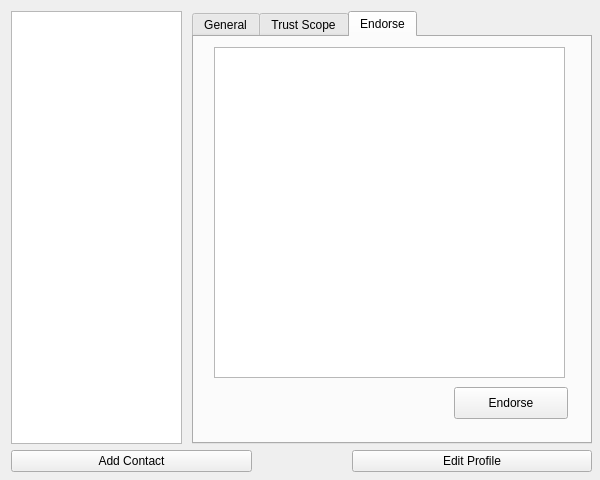
<?xml version="1.0" encoding="UTF-8"?>
<ui version="4.0">
 <class>ContactPanel</class>
 <widget class="QDialog" name="ContactPanel">
  <property name="enabled">
   <bool>true</bool>
  </property>
  <property name="geometry">
   <rect>
    <x>0</x>
    <y>0</y>
    <width>600</width>
    <height>480</height>
   </rect>
  </property>
  <property name="sizePolicy">
   <sizepolicy hsizetype="Preferred" vsizetype="Preferred">
    <horstretch>0</horstretch>
    <verstretch>0</verstretch>
   </sizepolicy>
  </property>
  <property name="windowTitle">
   <string>Contacts</string>
  </property>
  <widget class="QWidget" name="layoutWidget">
   <property name="geometry">
    <rect>
     <x>11</x>
     <y>11</y>
     <width>581</width>
     <height>461</height>
    </rect>
   </property>
   <layout class="QVBoxLayout" name="verticalLayout_2">
    <item>
     <layout class="QHBoxLayout" name="ContactPanelLayout" stretch="3,7">
      <property name="spacing">
       <number>10</number>
      </property>
      <property name="sizeConstraint">
       <enum>QLayout::SetDefaultConstraint</enum>
      </property>
      <item>
       <widget class="QListView" name="ContactList">
        <property name="contextMenuPolicy">
         <enum>Qt::DefaultContextMenu</enum>
        </property>
        <property name="acceptDrops">
         <bool>false</bool>
        </property>
        <property name="editTriggers">
         <set>QAbstractItemView::NoEditTriggers</set>
        </property>
       </widget>
      </item>
      <item>
       <widget class="QTabWidget" name="ContactInfo">
        <property name="currentIndex">
         <number>2</number>
        </property>
        <widget class="QWidget" name="General">
         <attribute name="title">
          <string>General</string>
         </attribute>
         <widget class="QGraphicsView" name="Avatar">
          <property name="geometry">
           <rect>
            <x>130</x>
            <y>10</y>
            <width>128</width>
            <height>128</height>
           </rect>
          </property>
         </widget>
         <widget class="QWidget" name="layoutWidget">
          <property name="geometry">
           <rect>
            <x>30</x>
            <y>160</y>
            <width>331</width>
            <height>124</height>
           </rect>
          </property>
          <layout class="QVBoxLayout" name="verticalLayout">
           <item>
            <layout class="QHBoxLayout" name="horizontalLayout" stretch="35,100">
             <property name="spacing">
              <number>-1</number>
             </property>
             <item>
              <widget class="QLabel" name="NameSpaceLabel">
               <property name="font">
                <font>
                 <weight>75</weight>
                 <bold>true</bold>
                </font>
               </property>
               <property name="text">
                <string>Name space</string>
               </property>
              </widget>
             </item>
             <item>
              <widget class="QLineEdit" name="NameSpaceData">
               <property name="font">
                <font>
                 <family>Lucida Grande</family>
                </font>
               </property>
               <property name="readOnly">
                <bool>true</bool>
               </property>
              </widget>
             </item>
            </layout>
           </item>
           <item>
            <layout class="QHBoxLayout" name="horizontalLayout_2" stretch="35,100">
             <item>
              <widget class="QLabel" name="NameLabel">
               <property name="font">
                <font>
                 <weight>75</weight>
                 <bold>true</bold>
                </font>
               </property>
               <property name="text">
                <string>Name</string>
               </property>
              </widget>
             </item>
             <item>
              <widget class="QLineEdit" name="NameData">
               <property name="font">
                <font>
                 <family>Lucida Grande</family>
                </font>
               </property>
               <property name="readOnly">
                <bool>true</bool>
               </property>
              </widget>
             </item>
            </layout>
           </item>
           <item>
            <layout class="QHBoxLayout" name="horizontalLayout_3" stretch="35,100">
             <item>
              <widget class="QLabel" name="InstitutionLabel">
               <property name="font">
                <font>
                 <weight>75</weight>
                 <bold>true</bold>
                </font>
               </property>
               <property name="text">
                <string>Institution   </string>
               </property>
              </widget>
             </item>
             <item>
              <widget class="QLineEdit" name="InstitutionData">
               <property name="font">
                <font>
                 <family>Lucida Grande</family>
                </font>
               </property>
               <property name="readOnly">
                <bool>true</bool>
               </property>
              </widget>
             </item>
            </layout>
           </item>
          </layout>
         </widget>
        </widget>
        <widget class="QWidget" name="TrustScope">
         <attribute name="title">
          <string>Trust Scope</string>
         </attribute>
         <widget class="QWidget" name="">
          <property name="geometry">
           <rect>
            <x>20</x>
            <y>10</y>
            <width>351</width>
            <height>371</height>
           </rect>
          </property>
          <layout class="QVBoxLayout" name="verticalLayout_3">
           <item>
            <widget class="QCheckBox" name="isIntroducer">
             <property name="text">
              <string>Set as introducer</string>
             </property>
            </widget>
           </item>
           <item>
            <widget class="QListView" name="trustScopeList"/>
           </item>
           <item>
            <layout class="QHBoxLayout" name="horizontalLayout_4">
             <item>
              <widget class="QPushButton" name="addScope">
               <property name="text">
                <string>Add Scope</string>
               </property>
              </widget>
             </item>
             <item>
              <widget class="QPushButton" name="addScope_2">
               <property name="text">
                <string>Delete Scope</string>
               </property>
              </widget>
             </item>
            </layout>
           </item>
          </layout>
         </widget>
        </widget>
        <widget class="QWidget" name="Endorse">
         <attribute name="title">
          <string>Endorse</string>
         </attribute>
         <widget class="QTableWidget" name="endorseList">
          <property name="geometry">
           <rect>
            <x>20</x>
            <y>10</y>
            <width>351</width>
            <height>331</height>
           </rect>
          </property>
         </widget>
         <widget class="QPushButton" name="endorseButton">
          <property name="geometry">
           <rect>
            <x>260</x>
            <y>350</y>
            <width>114</width>
            <height>32</height>
           </rect>
          </property>
          <property name="text">
           <string>Endorse</string>
          </property>
         </widget>
        </widget>
       </widget>
      </item>
     </layout>
    </item>
    <item>
     <layout class="QHBoxLayout" name="ButtonsLayout" stretch="1,1">
      <property name="spacing">
       <number>100</number>
      </property>
      <item>
       <widget class="QPushButton" name="AddContactButton">
        <property name="text">
         <string>Add Contact</string>
        </property>
       </widget>
      </item>
      <item>
       <widget class="QPushButton" name="EditProfileButton">
        <property name="text">
         <string>Edit Profile</string>
        </property>
       </widget>
      </item>
     </layout>
    </item>
   </layout>
  </widget>
 </widget>
 <resources/>
 <connections/>
</ui>
